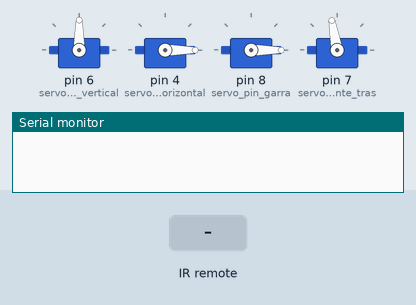
The sketch below on a simulated Arduino Uno, built with avr-gcc and run on an emulated ATmega328P. Parts: 4 × servo, the last lines printed to the serial monitor. The inputs (shaded band) are chosen by the test bench.

Above: at 1.2 s.
1.3 s: infrared code 0xAD52FF00 received
At 2.0 s:
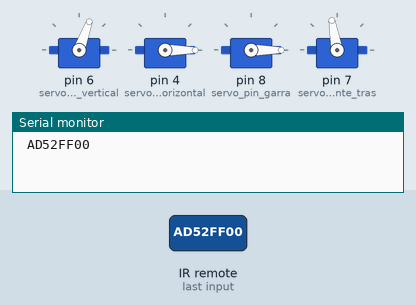
2.8 s: infrared code 0xE31CFF00 received
At 3.2 s:
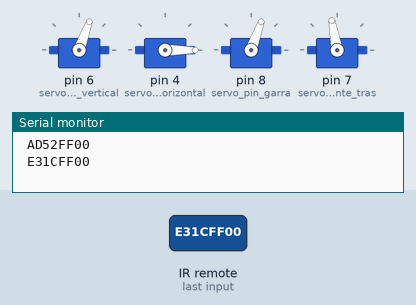
4.3 s: infrared code 0xE718FF00 received
At 5.5 s:
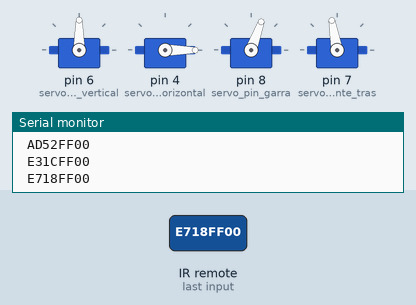
5.8 s: infrared code 0xBF40FF00 received
At 6.7 s:
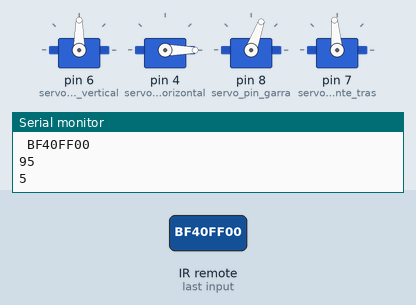
7.3 s: infrared code 0xAD52FF00 received
At 7.8 s:
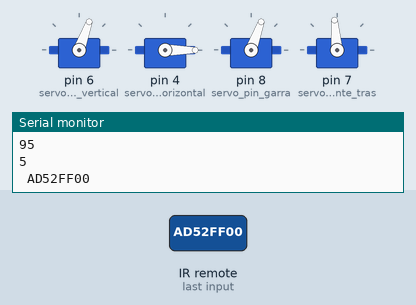
8.8 s: infrared code 0xE31CFF00 received
At 10.2 s:
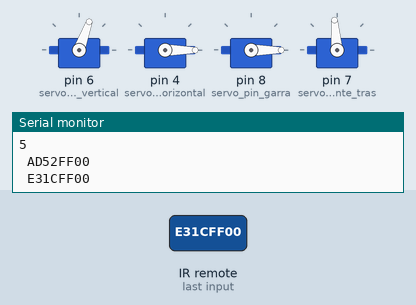
Timing chart, 0 to 11.3 s (numbered marks = the images above; inputs shaded):
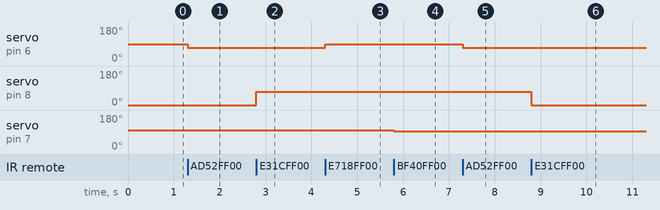

Measured:
- after the input at 1.3 s, servo on pin 6 (servo_pin_vertical): 90° → 70° at once
- after the input at 2.8 s, servo on pin 8 (servo_pin_garra): 0° → 70° at once
- after the input at 4.3 s, servo on pin 6 (servo_pin_vertical): 70° → 90° at once
- after the input at 5.8 s, servo on pin 7 (servo_pin_frente_tras): 100° → 95° at once
- after the input at 7.3 s, servo on pin 6 (servo_pin_vertical): 90° → 70° at once
- after the input at 8.8 s, servo on pin 8 (servo_pin_garra): 70° → 0° at once

The sketch:

projeto-7.ino
```cpp
#include <IRremote.h>
#include <Servo.h>

#define RIGHT 0xA55AFF00
#define LEFT 0xF708FF00
#define DOWN 0xAD52FF00
#define UP 0xE718FF00
#define OK 0xE31CFF00
#define NUM2 0xB946FF00
#define NUM5 0xBF40FF00

#define pino_receptor 5
#define servo_pin_horizontal 4
#define servo_pin_vertical 6
#define servo_pin_frente_tras 7
#define servo_pin_garra 8

Servo servo_horizontal;
Servo servo_vertical;
Servo servo_garra;
Servo servo_frente_tras;

int servo_position_horizontal = 0;
int servo_step_horizontal = 15;
int servo_position_vertical = 90;
int servo_step_vertical = 20;
int servo_position_garra = 0;
int servo_step_garra = 70;
int servo_position_frente_tras = 100;
int servo_step_frente_tras = 5;

unsigned long debounce_delay = 200;
unsigned long last_debounce_time = 0;

void setup_servo_horizontal() {
    servo_horizontal.attach(servo_pin_horizontal);
    servo_horizontal.write(servo_position_horizontal);
}

void setup_servo_vertical() {
    servo_vertical.attach(servo_pin_vertical);
    servo_vertical.write(servo_position_vertical);
}

void setup_servo_garra() {
    servo_garra.attach(servo_pin_garra);
    servo_garra.write(servo_position_garra);
}

void setup_servo_frente_tras() {
    servo_frente_tras.attach(servo_pin_frente_tras);
    servo_frente_tras.write(servo_position_frente_tras);
}

void setup() {
    Serial.begin(9600);
    setup_servo_vertical();
    setup_servo_horizontal();
    setup_servo_garra();
    setup_servo_frente_tras();
    IrReceiver.begin(pino_receptor, ENABLE_LED_FEEDBACK);
}

void loop() { handle_ir_command(); }

void move_servo_horizontal(int step) {
    if (servo_position_horizontal + step >= 0 &&
        servo_position_horizontal + step <= 180) {
        servo_position_horizontal += step;
        servo_horizontal.write(servo_position_horizontal);
    }
}

void move_servo_vertical(int step) {
    if (servo_position_vertical + step >= 0 &&
        servo_position_vertical + step <= 120) {
        servo_position_vertical += step;
        servo_vertical.write(servo_position_vertical);
    }
}

void move_servo_garra(int step) {
    servo_position_garra += step;

    if (servo_position_garra >= 70 || servo_position_garra <= 0) {
        servo_step_garra *= -1;
    }

    servo_garra.write(servo_position_garra);
}

void move_servo_frente_tras(int step) {
    if (servo_position_frente_tras + step >= 80 &&
        servo_position_frente_tras + step <= 110) {
        servo_position_frente_tras += step;
        servo_frente_tras.write(servo_position_frente_tras);
        Serial.println(servo_position_frente_tras);
        Serial.println(servo_step_frente_tras);
    }
}

void handle_ir_command() {
    if (IrReceiver.decode()) {
        Serial.print(" ");
        Serial.println(IrReceiver.decodedIRData.decodedRawData, HEX);
        switch (IrReceiver.decodedIRData.decodedRawData) {
        case RIGHT:
            move_servo_horizontal(servo_step_horizontal);
            break;
        case LEFT:
            move_servo_horizontal(-servo_step_horizontal);
            break;
        case OK:
            move_servo_garra(servo_step_garra);
            break;
        case DOWN:
            move_servo_vertical(-servo_step_vertical);
            break;
        case UP:
            move_servo_vertical(servo_step_vertical);
            break;
        case NUM2:
            move_servo_frente_tras(servo_step_frente_tras);
            break;
        case NUM5:
            move_servo_frente_tras(-servo_step_frente_tras);
            break;
        }
        IrReceiver.resume();
    }
}
```
